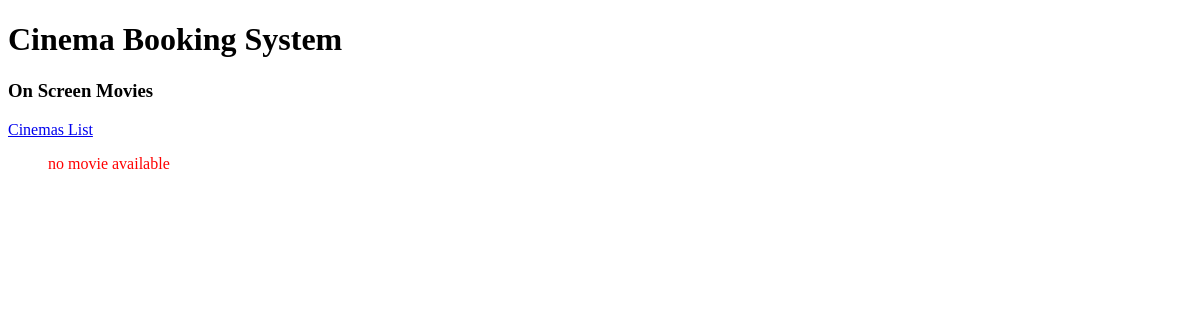
The page /ticketing/movie/list on the database as committed earlier.
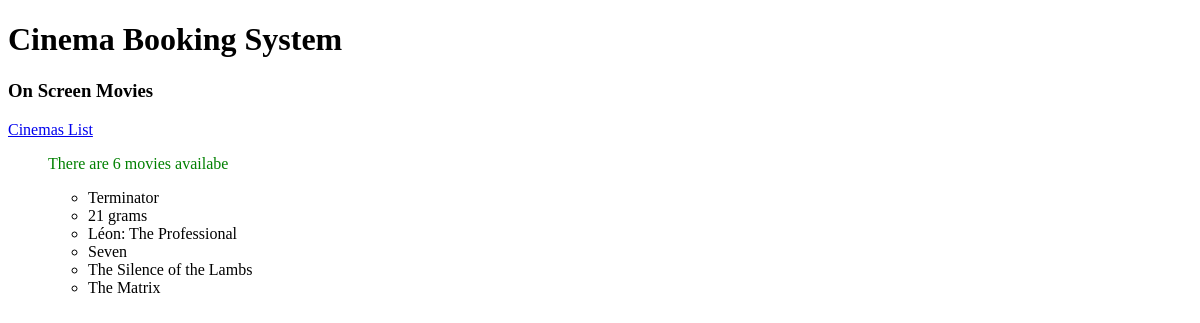
The same page on the database as committed later.
### ticketing/models.py (models this page shows)
class Movie(models.Model):
    name = models.CharField(max_length=100)
    director = models.CharField(max_length=50)
    year = models.IntegerField()
    length = models.IntegerField()
    description = models.TextField()
    def __str__(self):
        return self.name

### ticketing/views.py (the view)
# urls.py: path('movie/list', movie_list, name='movie_list'),
def movie_list(request):
    movies = Movie.objects.all()
    count = len(movies)
    context = {
        'movie_list': movies,
        'movie_count': count
    }
    return render(request, 'ticketing/movie_list.html', context)

### ticketing/templates/ticketing/movie_list.html (shortened to what this page needs)
<!DOCTYPE html>
<html lang="en">
<head>
</head>
<body>
    <h1>
        Cinema Booking System
    </h1>
    <h3>
        On Screen Movies
    </h3>
        <a href=' {% url "ticketing:cinema_list" %} ''>
        Cinemas List
    </a>
    <ul>
        {% if movie_list %}
            <p style="color: green">
            There are {{ movie_count }} movies availabe
            </p>
            <ul>
                {% for movie in movie_list %}
                    <li>
                    {{ movie }}
                    </li>
                {% endfor %}
            </ul>
        {% else %}
            <p style="color: red">
            no movie available
            </p>
        {% endif %}
    </ul>
</body>
</html>

Rows that differ between the two databases and show on the page:
added Movie: name "Terminator"
added Movie: name "21 grams"
added Movie: name "Léon: The Professional"
added Movie: name "Seven"
added Movie: name "The Silence of the Lambs"
added Movie: name "The Matrix"
Other text that changed with them:
{{ movie_count }}: (not shown) → "6"
text no longer shown: "no movie available"
text now shown: "There are movies availabe"
